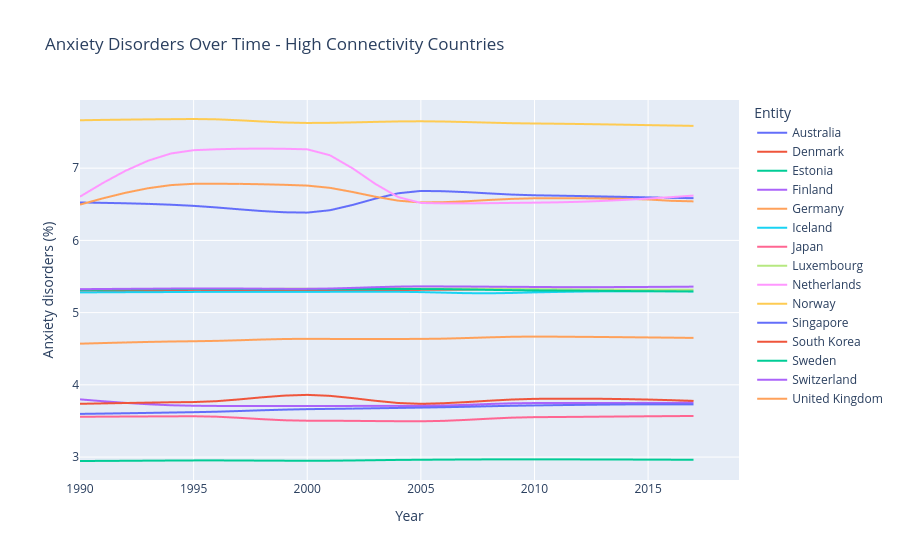

Notebook code cell kept with this figure:
### Markdown cell above
## High Connectivity Country Filter
Filtered to 15 small/highly connected nations where country-level averages 
are more meaningful. Reduces noise from large countries with huge urban/rural divides.

### Code cell
fig = px.line(
    merged_hc,
    x='Year',
    y='Anxiety disorders (%)',
    color='Entity',
    title='Anxiety Disorders Over Time - High Connectivity Countries'
)
fig.show()
